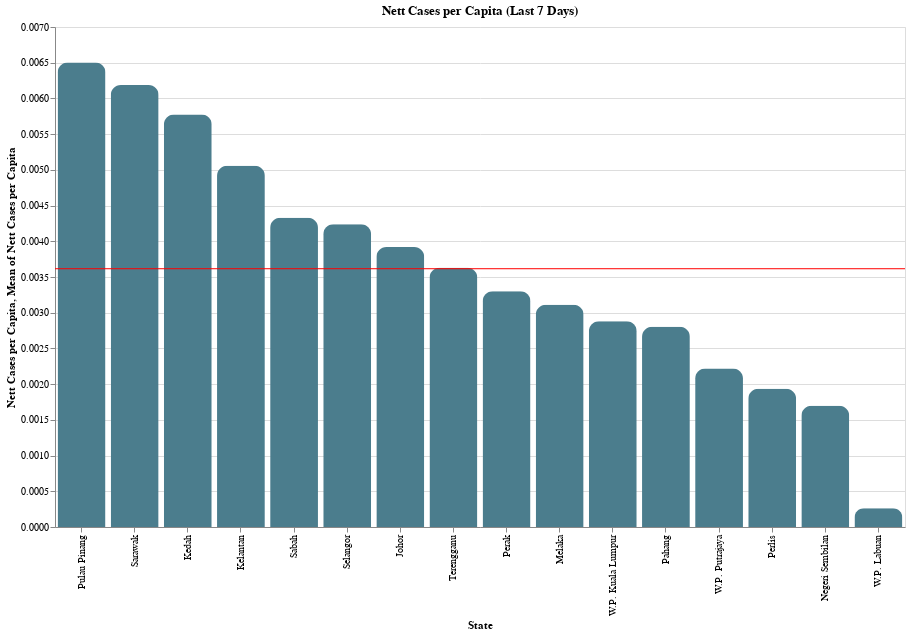

Here is the notebook cell this chart was saved with:
### Code cell
#Plotting bar chart for nett cases per capita (last 7 days)
bar = alt.Chart(new_cases_by_state).mark_bar(
   
    #To give the bars a rounded edge
    cornerRadiusTopLeft=10,
    cornerRadiusTopRight=10
).encode(
    
    #Sorting the values
    x=alt.X('State', sort='-y'),
    y='Nett Cases per Capita',
    color=alt.condition(
        alt.datum.year == 0,
        alt.value('red'),
        alt.value('#4b7d8d')
    )
)

#Adds a red line marking the mean value
rule = alt.Chart(new_cases_by_state).mark_rule(color='red').encode(
    y='mean(Nett Cases per Capita)'
)

(bar + rule).properties(width=850, height=500, title='Nett Cases per Capita (Last 7 Days)')

### Figure 1 — Vega-Lite specification as saved in the notebook (floating-point values rounded to 4 significant figures)
{"config": {"view": {"continuousWidth": 400, "continuousHeight": 300}}, "layer": [{"mark": {"type": "bar", "cornerRadiusTopLeft": 10, "cornerRadiusTopRight": 10}, "encoding": {"color": {"condition": {"value": "red", "test": "(datum.year === 0)"}, "value": "#4b7d8d"}, "x": {"type": "nominal", "field": "State", "sort": "-y"}, "y": {"type": "quantitative", "field": "Nett Cases per Capita"}}}, {"mark": {"type": "rule", "color": "red"}, "encoding": {"y": {"type": "quantitative", "aggregate": "mean", "field": "Nett Cases per Capita"}}}], "data": {"name": "data-12b7ffa4358f7461a4ad061ec90a83f7"}, "height": 500, "title": "Nett Cases per Capita (Last 7 Days)", "width": 850, "$schema": "https://vega.github.io/schema/vega-lite/v4.8.1.json", "datasets": {"data-12b7ffa4358f7461a4ad061ec90a83f7": [{"State": "Pulau Pinang", "New": 11536, "Recovered": 0.0, "Population": 1773600, "Nett Cases per Capita": 0.006504}, {"State": "Sarawak", "New": 17428, "Recovered": 0.0, "Population": 2816500, "Nett Cases per Capita": 0.006188}, {"State": "Kedah", "New": 12620, "Recovered": 0.0, "Population": 2185100, "Nett Cases per Capita": 0.005775}, {"State": "Kelantan", "New": 9644, "Recovered": 0.0, "Population": 1906700, "Nett Cases per Capita": 0.005058}, {"State": "Sabah", "New": 16924, "Recovered": 0.0, "Population": 3908500, "Nett Cases per Capita": 0.00433}, {"State": "Selangor", "New": 27701, "Recovered": 0.0, "Population": 6538000, "Nett Cases per Capita": 0.004237}, {"State": "Johor", "New": 14822, "Recovered": 0.0, "Population": 3781000, "Nett Cases per Capita": 0.00392}, {"State": "Terengganu", "New": 4571, "Recovered": 0.0, "Population": 1259300, "Nett Cases per Capita": 0.00363}, {"State": "Perak", "New": 8284, "Recovered": 0.0, "Population": 2510300, "Nett Cases per Capita": 0.0033}, {"State": "Melaka", "New": 2901, "Recovered": 0.0, "Population": 932700, "Nett Cases per Capita": 0.00311}, {"State": "W.P. Kuala Lumpur", "New": 5110, "Recovered": 0.0, "Population": 1773700, "Nett Cases per Capita": 0.002881}, {"State": "Pahang", "New": 4708, "Recovered": 0.0, "Population": 1678700, "Nett Cases per Capita": 0.002805}, {"State": "W.P. Putrajaya", "New": 244, "Recovered": 0.0, "Population": 110000, "Nett Cases per Capita": 0.002218}, {"State": "Perlis", "New": 493, "Recovered": 0.0, "Population": 254900, "Nett Cases per Capita": 0.001934}, {"State": "Negeri Sembilan", "New": 1917, "Recovered": 0.0, "Population": 1128800, "Nett Cases per Capita": 0.001698}, {"State": "W.P. Labuan", "New": 26, "Recovered": 0.0, "Population": 99600, "Nett Cases per Capita": 0.000261}]}}
